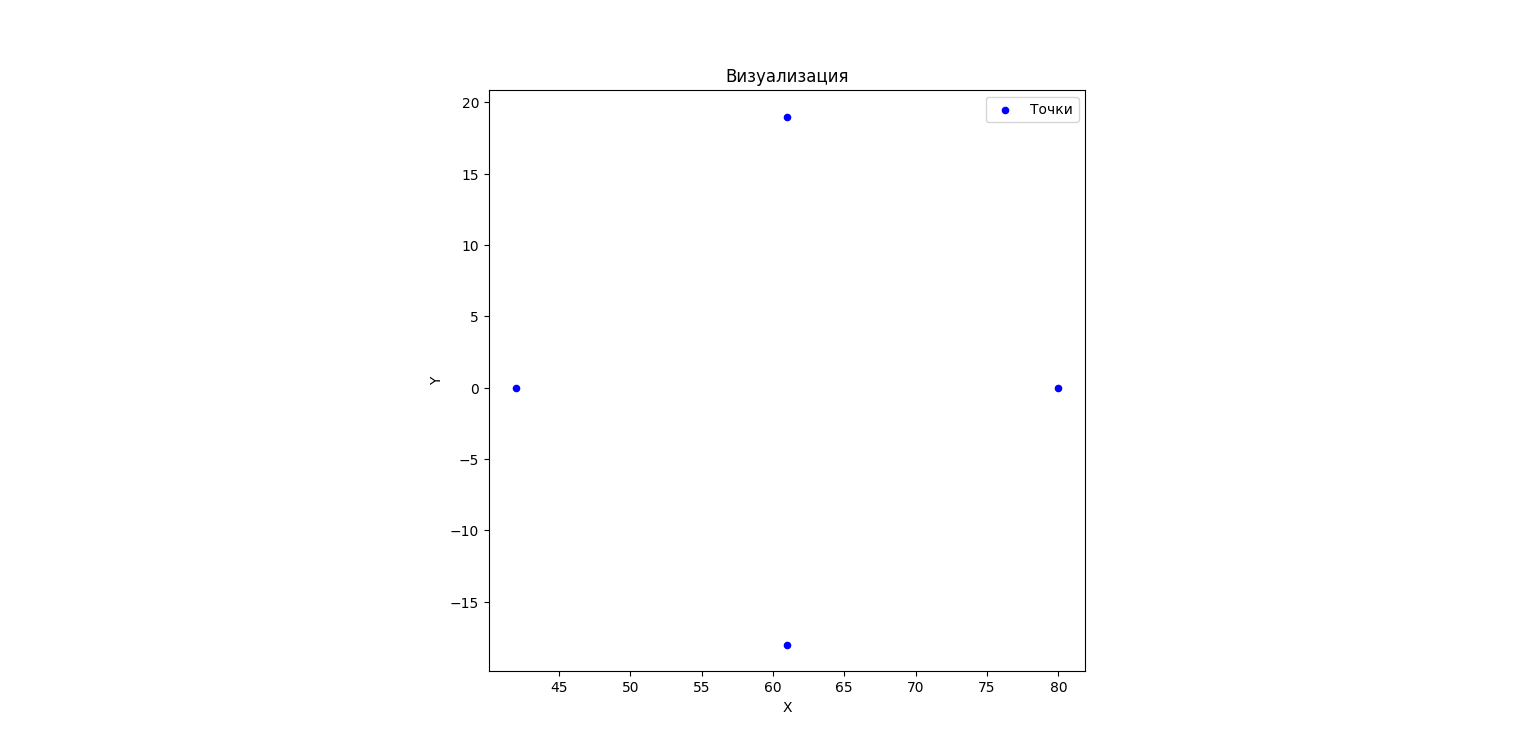

The script that drew this image:
import matplotlib.pyplot as plt

file_path = r'C:\Users\Вержбицкая Полина\Downloads\002.dat'
with open(file_path, 'r') as file:
    n = int(file.readline().strip())
    points = [list(map(float, file.readline().split())) for i in range(n)]

x = [point[0] for point in points]
y = [point[1] for point in points]

plt.figure(figsize=(15, 10))
plt.scatter(x, y, color='blue', s=20, label="Точки")
plt.gca().set_aspect('equal', adjustable='box')
plt.xlabel("X")
plt.ylabel("Y")
plt.title("Визуализация")
plt.legend()
plt.show()
